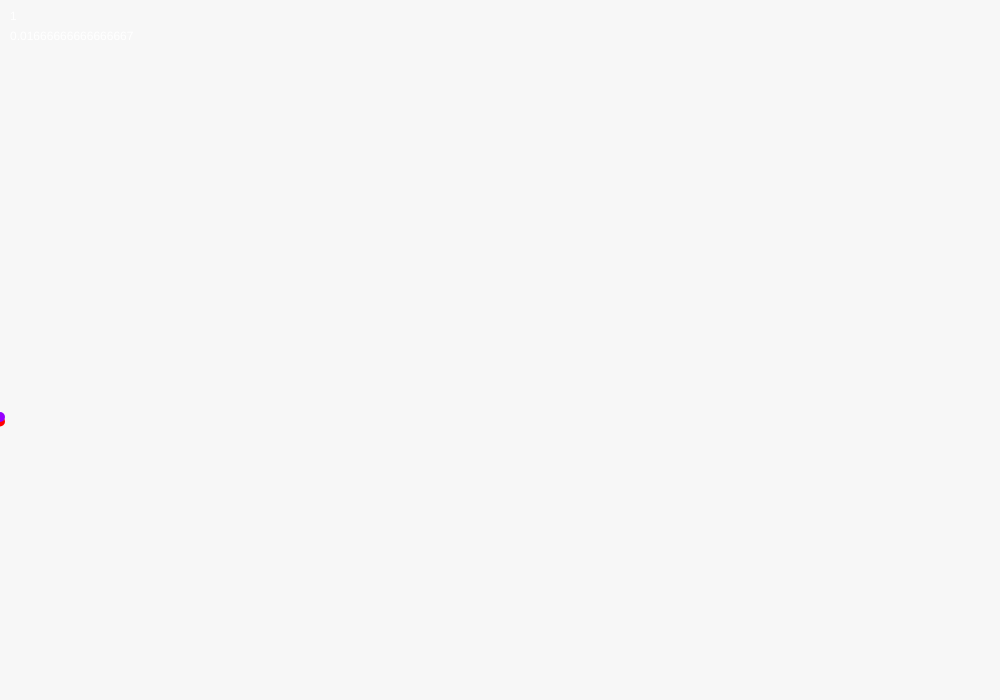
Frame 1 (no input)
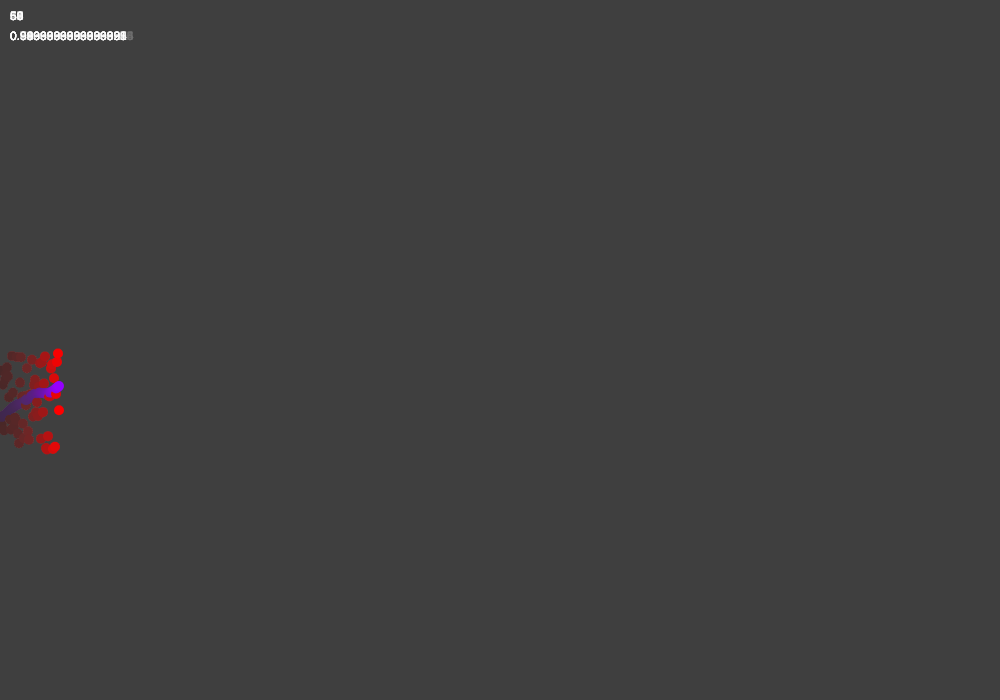
Frame 60 (no input)
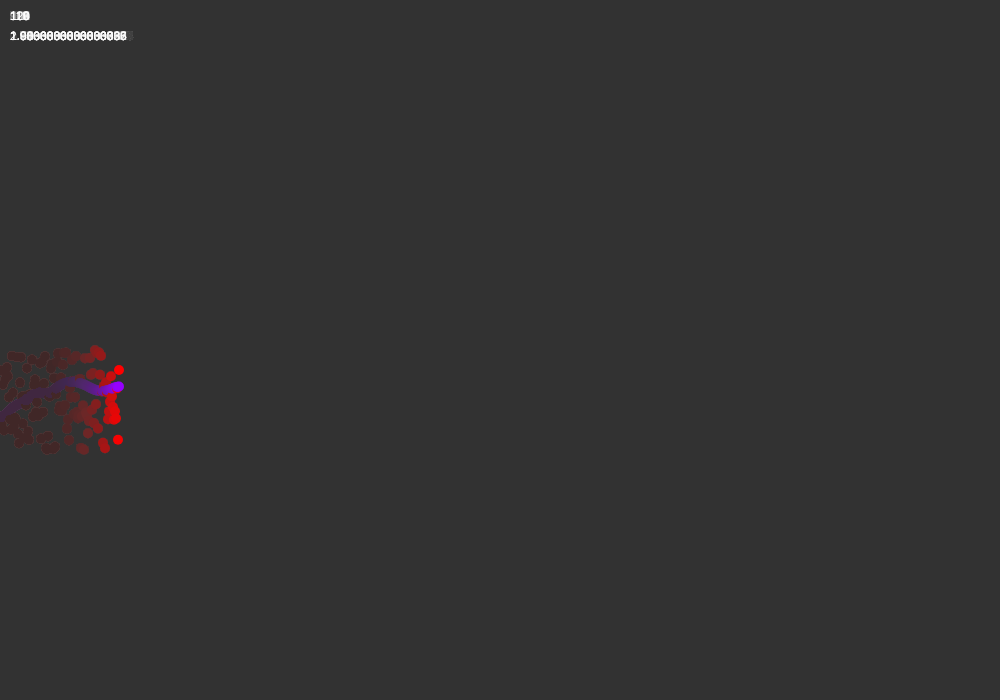
Frame 120 (the mouse pressed at the canvas centre since frame 60)

The p5.js sketch that drew these frames (run headless with seeded random() and noise() and a simulated clock; from frame 60 on, the mouse is pressed at the canvas centre):

// p5.js sketch
// ── sketch.js
var posX;
var posY;

function setup() {
  createCanvas(1000,700);
  noStroke();
  posX = 0;
  posY = 0;
  //angleMode(DEGREES);
}

function draw() {
  background(50, 10);
  
  fill(255);
  text(frameCount, 10 ,20);
  text(millis()*0.001, 10, 40);
  
  // sin -1 to 1
  // sin(value) * amplitude
  // cos(value) * amplitude
  
  // DEG: 0 - 360
  // RAD: 0 - 6.28..... (PI*2)
  
  // sin(changingValue*speed)*amplitude;
  
  // sineWave
  posY = height/2 + random(0.0, 1.0)*100;
  fill(255,0,0);
  ellipse(posX, posY, 10,10);
  
  // cosineWave
  // noise (0, 1.0)
  posY = height/2 + noise(posX*0.01)*100;
  fill(150,0,255);
  ellipse(posX, posY, 10,10);
  
  posX = posX + 1; // posX++; 
  if (posX > width) {
    posX = 0;
  }
}
